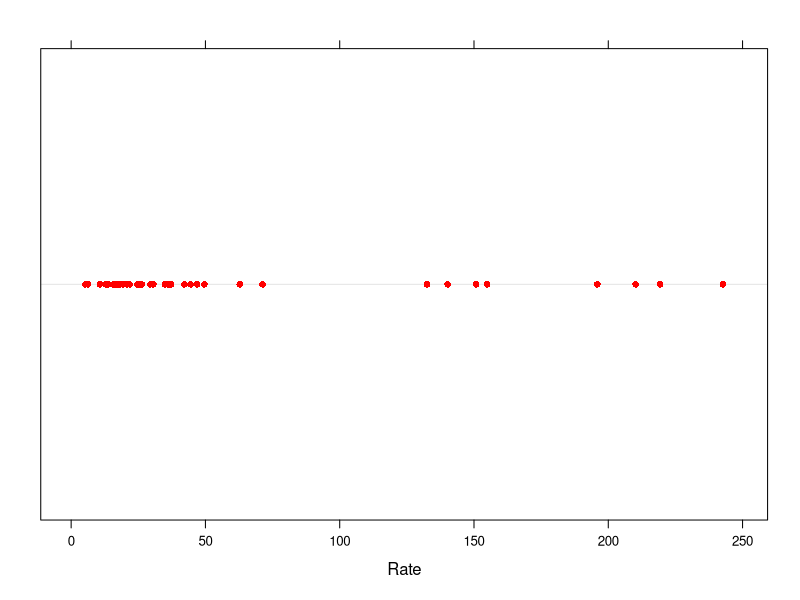
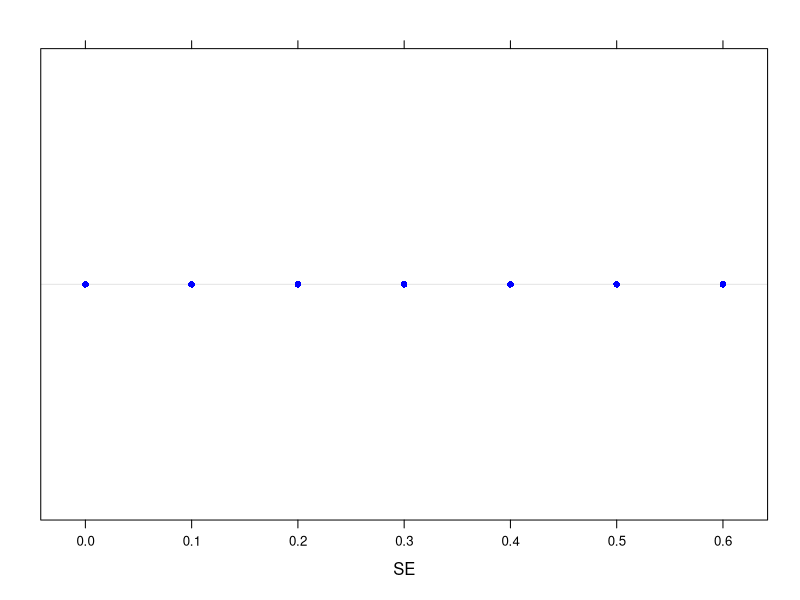
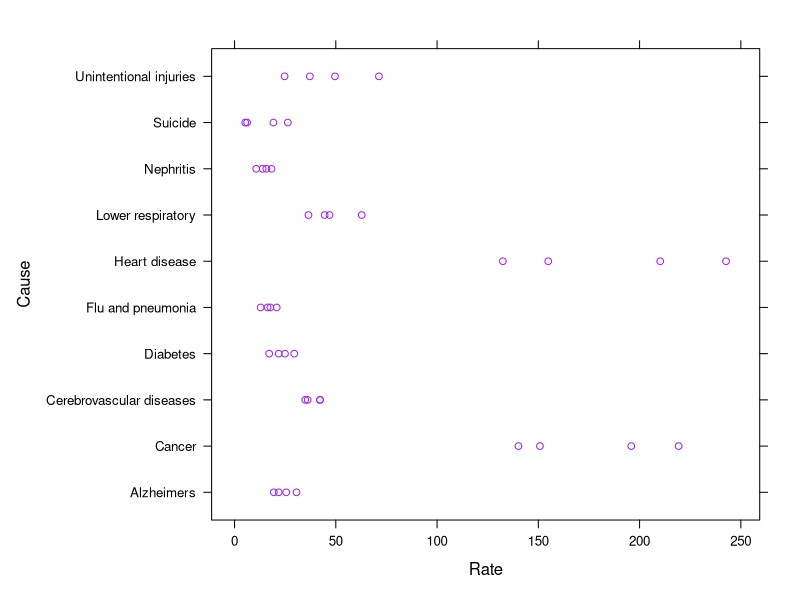
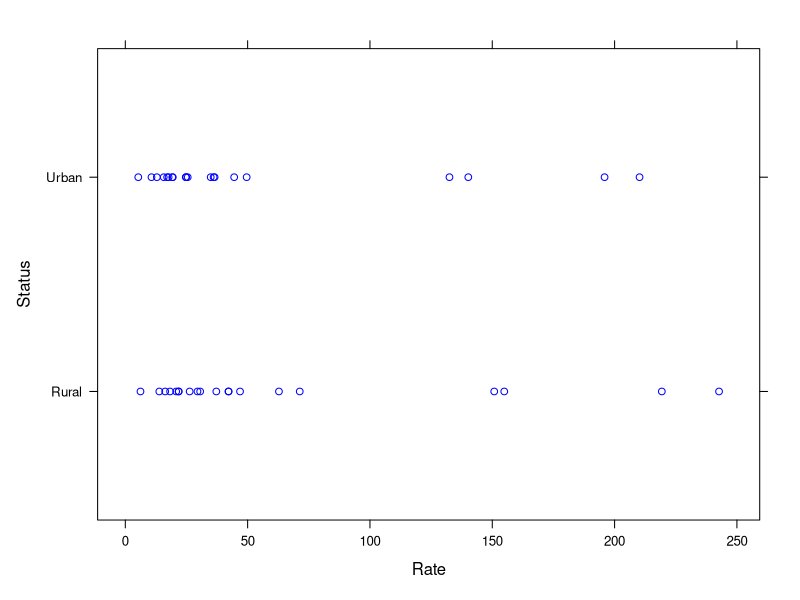
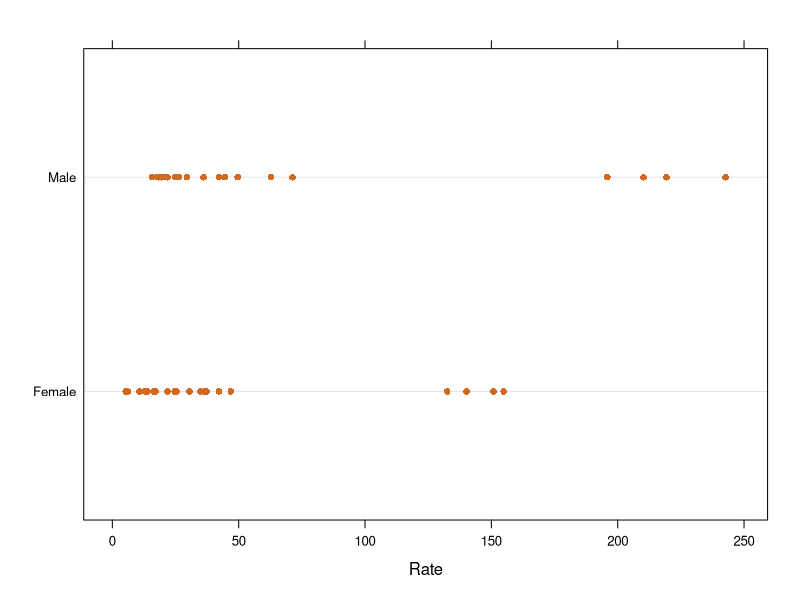
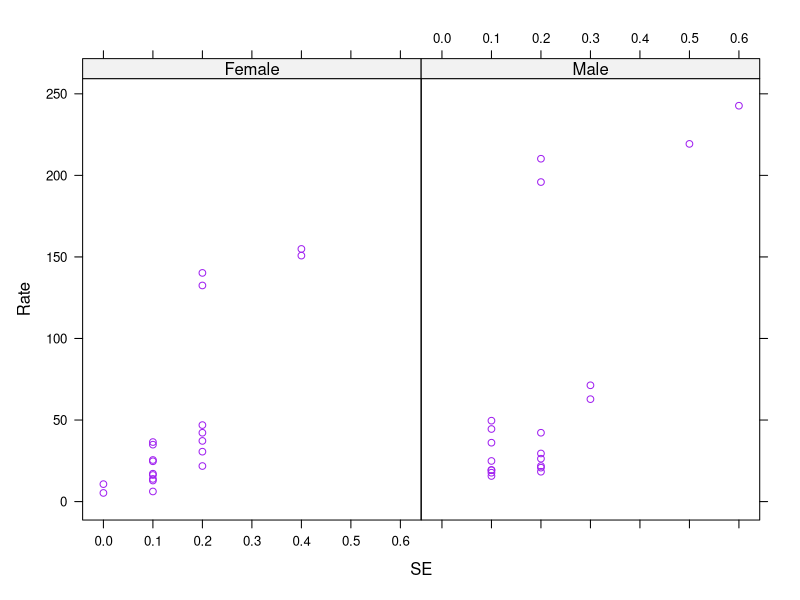
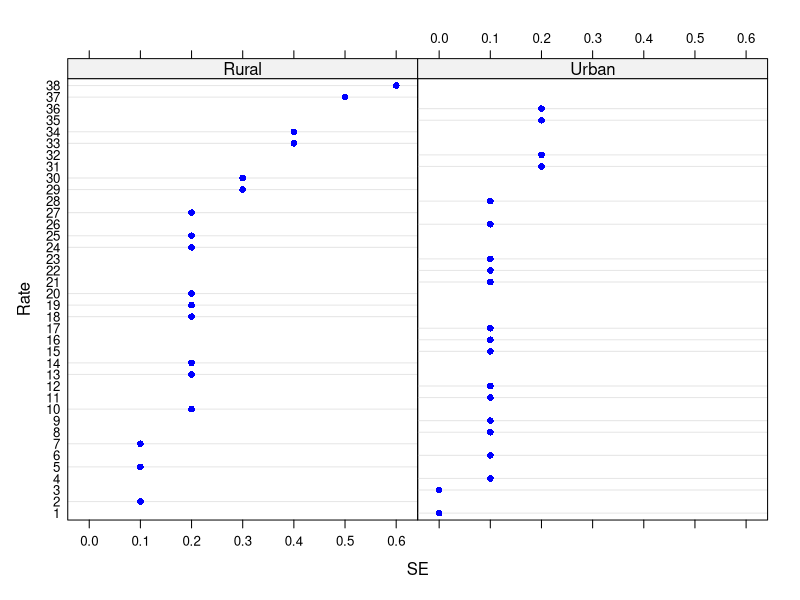
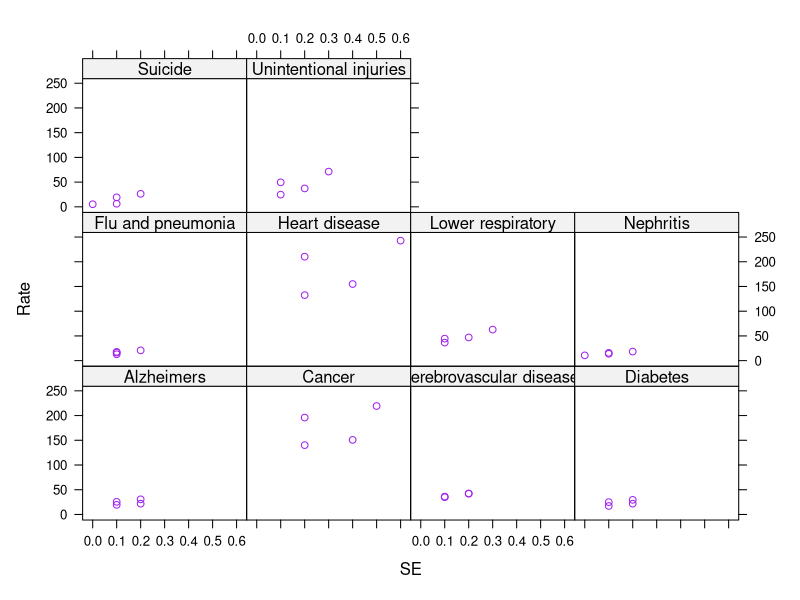

Recreate these plots in R, in order. (Note: this script raises an error after producing the figures.)
install.packages("lattice")
library(lattice)

attach(USMortality)
data(USM)
str(USMortality)

# Univariate Point Graph
dotplot(~Rate, data = USMortality, col = "red")
dotplot(~SE, USMortality, col = "blue")
# Bivariate Dot Graph
xyplot(Cause ~ Rate, USMortality, col = "purple")
xyplot(Status ~ Rate, USMortality, col = "blue")
dotplot(Sex ~ Rate, USMortality, col = "chocolate")
#Trivariate Point Graph
xyplot(Rate ~ SE | Sex, USMortality, col = "purple")

dotplot(Rate ~ SE | Status, USMortality, col = "blue")

xyplot(Rate ~ SE | Cause, USMortality, col = "purple")

#Bar grafikleri
barchart(Rate ~ Cause, USMortality,
         main = "Bar Chart in USMortality",
         xlab = "Cause Value",
         ylab = "Rate Value",
         col = c("chocolate", "green", "grey", "blue"))
barchart(SE ~ Rate | Cause, USMortality,
         main = "Bar Chart in USMortality",
         xlab = "Rate Value",
         ylab = "SE Value",
         col = c("chocolate", "red", "grey", "blue"),
         horiz = T)
barchart(SE ~ Rate | Status, USMortality,
         main = "Status Bar Chart in USMortality",
         xlab = "Rate Value",
         ylab = "SE Value",
         col = c("chocolate", "red", "grey", "blue"),
         horiz = F)
barchart(SE ~ Rate | Sex, USMortality,
         main = "Sex Bar Chart in USMortality",
         xlab = "Rate Value",
         ylab = "SE Value",
         col = c("red","chocolate","purple", "blue"),
         horiz = F)
#Pie Charts
install.packages("mlbench")
library(mlbench)

str(PimaIndiansDiabetes)
df = PimaIndiansDiabetes
df$diabetes = as.factor(df$diabetes)
pregnant = table(df$pregnant)
diabetes = table(df$diabetes)
age = table(df$age)
pie(pregnant, 
    labels = diabetes, 
    main="Pie Chart of Diabetes",
    )

#3D Pie Charts
install.packages("plotrix", dependencies = TRUE)
library(plotrix)

pie3D(pregnant,labels=diabetes,explode=0.1,
      main="Pie Chart of Diabetes ")

#Drawing Charts by Sorting by Groups
dotplot(~mass | diabetes, df, col = "blue")
df1 = data.frame(df, GR = factor(1))

dotplot(mass ~ GR | diabetes, data = df)

# Coloring Operations
red = rgb(249/255, 254/255, 47/255)
amber = rgb(255/255, 126/255, 0/255)
green = rgb(39/255, 121/255, 51/255)

bwplot(glucose ~ age , data = df, col = "black",
       panel = function(...){
         panel.bwplot(..., groups = df$diabetes,fill = c(red, amber, green))  
       })

